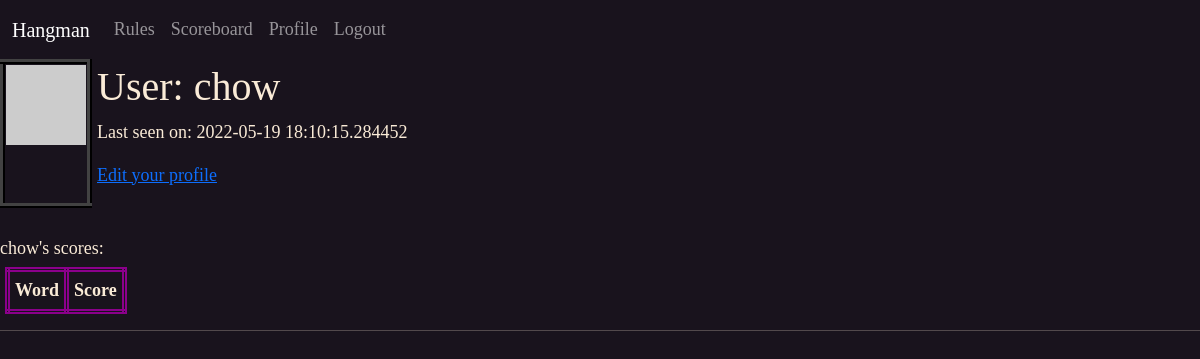
Page /user/chow (signed in) on the earlier database version.
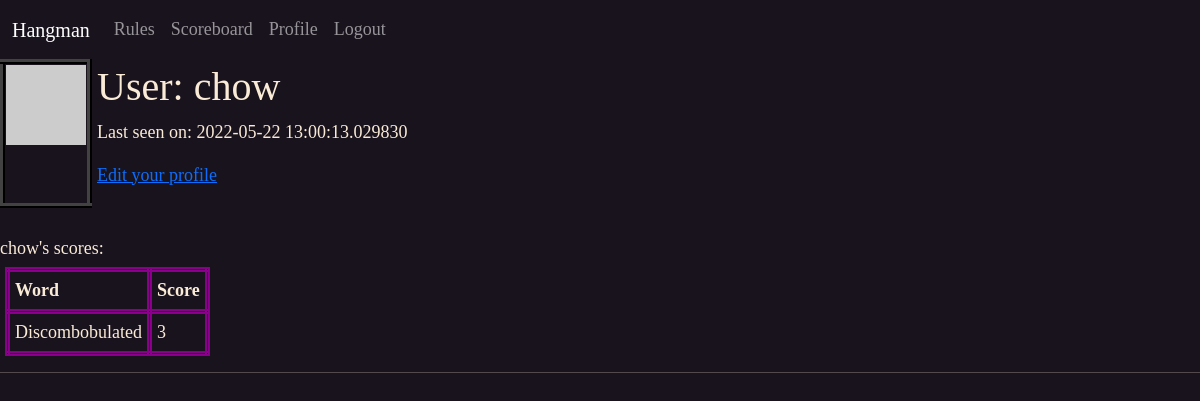
Same page on the later database version.
### app/models.py (models this page shows, shortened)
class User(UserMixin, db.Model):
    id = db.Column(db.Integer, primary_key=True)
    email = db.Column(db.String(60), index=True, unique=True)
    username = db.Column(db.String(60), index=True, unique=True)
    password_hash = db.Column(db.String(128))
    last_seen = db.Column(db.DateTime, default=datetime.utcnow())
    def avatar(self, size):
        digest = md5('hangguest@protonmail.com'.lower().encode('utf-8')).hexdigest()
        return 'https://www.gravatar.com/avatar/{}?d=retro&s={}'.format(digest,size)

class Words(db.Model):
    id = db.Column(db.Integer, primary_key=True)
    word = db.Column(db.String(60), index=True, unique=True)
    definition = db.Column(db.String(60), index=True, unique=True)

### app/routes.py (the view)
@app.route('/user/<username>')
@login_required
def user(username):
    user = User.query.filter_by(username=username).first_or_404()
    dict = {}
    for score in Scores.query.filter_by(user_id=current_user.id).all():
        dict[f"{Words.query.get(score.word_id).word}"] = f"{score.number_of_guesses}"
    return render_template('user.html', user=user, dict=dict)

### app/models.py (called while the page is built)
@login.user_loader
def load_user(id):
    return User.query.get(int(id))

### app/routes.py (called while the page is built)
@app.before_request
def before_request():
    if current_user.is_authenticated:
        current_user.last_seen = datetime.utcnow()
        db.session.commit()

### app/templates/user.html
{% extends "base.html" %}
{% block content %}
<table>
    <tr valign="top">
        <td id="profilePic"><img src="{{ user.avatar(128) }}"></td>
        <td style="padding-left:5px;">
            <h1>User: {{ user.username }}</h1>
            {% if user.last_seen %}
                <p>Last seen on: {{ user.last_seen }}</p>
                {% endif %}
            {% if user == current_user and user.username != 'guest' %}
            <p><a href="{{ url_for('edit_profile') }}">Edit your profile</a></p>
            {% endif %}
        </td>
    </tr>
</table><br>
{{ user.username }}'s scores:
<table id="stats">
    <tr>
        <th style="border: 5px double darkmagenta; padding: 5px;">Word</th>
        <th style="border: 5px double darkmagenta; padding: 5px;">Score</th>
    </tr>
    {% for key,value in dict.items() %}
    <tr>
        <td style="border: 5px double darkmagenta; padding: 5px;">{{key}}</td>
        <td style="border: 5px double darkmagenta; padding: 5px;">{{value}}</td>
    </tr>
    {% endfor %}
</table>
{% endblock %}

Differences in the rows shown:
changed User "chow": last_seen "2022-05-19 18:10:15.284452" → "2022-05-22 13:00:13.029830"
now on this page (row unchanged): Words: word "Discombobulated", value "3"
